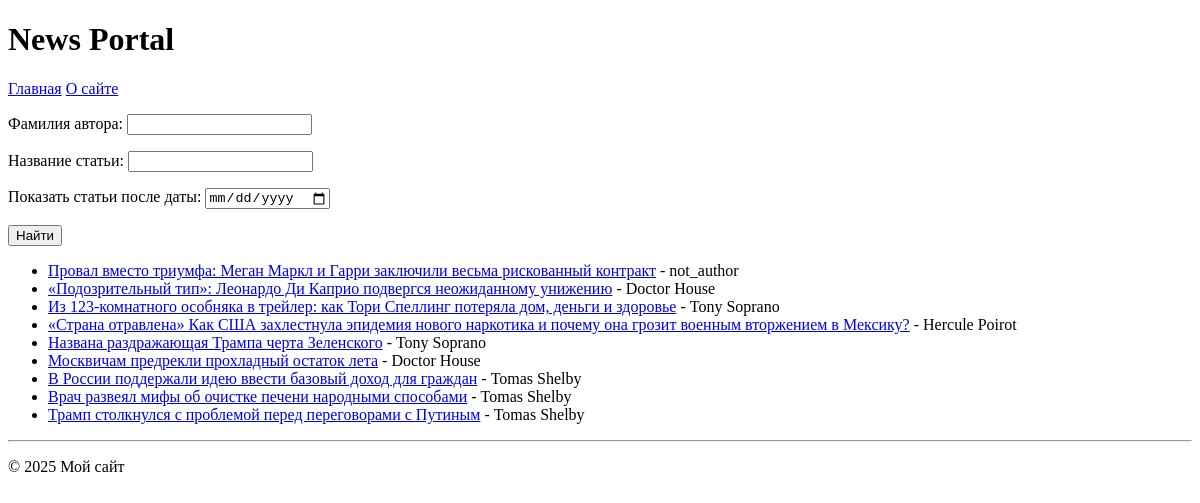
/articles/search/, run on an earlier commit of the app's database.
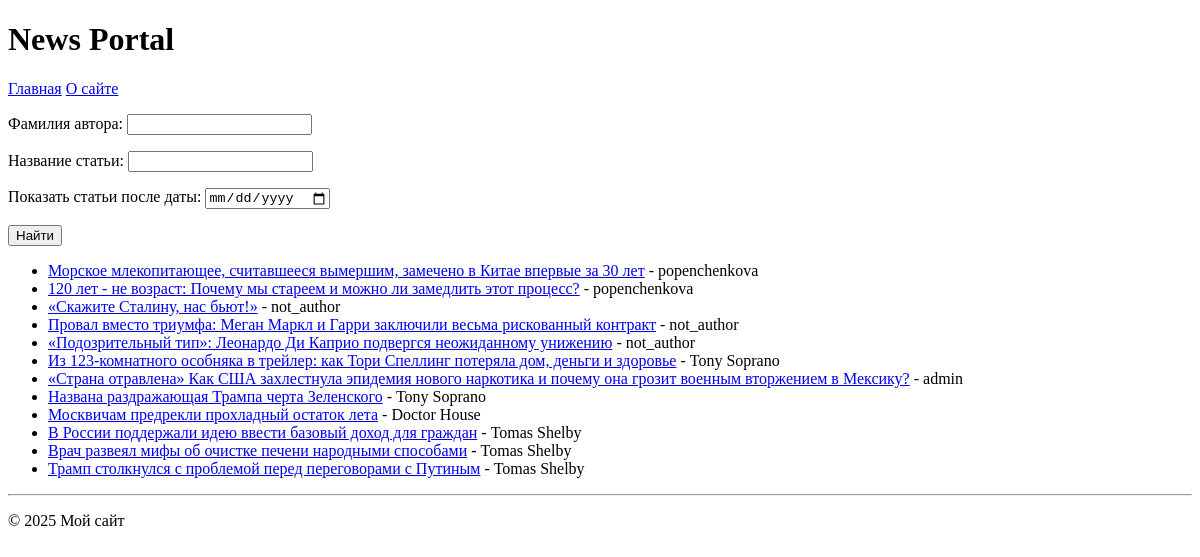
And on a later commit of the database.
### News_Portal/models.py (models this page shows, shortened)
class Post(models.Model):
    author = models.ForeignKey(Author, on_delete=models.CASCADE)
    ARTICLE = 'article'
    NEWS = 'news'
    POST_CHOICES = [(ARTICLE, 'статья'), (NEWS, 'новость')]
    post_type = models.CharField(max_length=10, choices=POST_CHOICES, default=NEWS)
    categories = models.ManyToManyField(Category, through = 'PostCategory')
    post_origin = models.DateTimeField(auto_now_add=True)
    post_head = models.CharField(max_length=255, default=0)
    post_text = models.TextField(max_length=100000, default=0)
    post_rate = models.DecimalField(max_digits=2, decimal_places=1, default=0)

class Author(models.Model):
    user = models.OneToOneField(User, on_delete=models.CASCADE)
    author_rate = models.DecimalField(max_digits=4, decimal_places=1, default=Decimal('0.0'))
    def __str__(self):
        return self.user.username

### News_Portal/views.py (the view)
# urls.py: path('articles/search/', ArticleSearch.as_view(), name='article_search'),
class ArticleSearch(ListView):
    model = Post
    template_name = 'articles/article_search.html'
    context_object_name = 'article'
    def get_queryset(self):
        queryset = super().get_queryset()
        queryset = queryset.filter(post_type=Post.ARTICLE).order_by('-post_origin')
        self.filterset = NewsFilter(self.request.GET, queryset)
        return self.filterset.qs
    def get_context_data(self, **kwargs):
        context = super().get_context_data(**kwargs)
        context['filterset'] = self.filterset
        return context

### templates/articles/article_search.html (shortened to what this page needs)
{% extends 'flatpages/default.html' %}
{% load censor %}
{% load custom_tags %}
{% block content %}
    <form action="" method="get">
        {{ filterset.form.as_p }}
        <input type="submit" value="Найти" />
    </form>
    <ul>
    {% for article in article %}
        <li><a href="{% url 'article_detail' article.id %} ">{{ article.post_head }}</a> - {{ article.author }}</li>
    {% empty %}
        <li>Нет результатов</li>
    {% endfor %}
</ul>
    <hr>
{% endblock content %}

### templates/flatpages/default.html (shortened to what this page needs)
<!DOCTYPE html>
<html lang="en">
<head>
</head>
<body>
    <header>
        <h1>News Portal</h1>
        <nav>
            <a href="/">Главная</a>
            <a href="/about/">О сайте</a>
        </nav>
    </header>
    <main>
        {% block content %}{% endblock %}
    </main>
    <footer>
        <p>© 2025 Мой сайт</p>
    </footer>
</body>
</html>

What changed in the data, as far as the page shows it:
added Post: post_head "Морское млекопитающее, считавшееся вымершим, замечено в Китае впервые за 30 лет", author "popenchenkova"
added Post: post_head "120 лет - не возраст: Почему мы стареем и можно ли замедлить этот процесс?", author "popenchenkova"
added Post: post_head "«Скажите Сталину, нас бьют!»", author "not_author"
changed Post "«Подозрительный тип»: Леонардо Ди Каприо подвергся неожиданному унижению": author "Doctor House" → "not_author"
changed Post: author "Hercule Poirot" → "admin"
